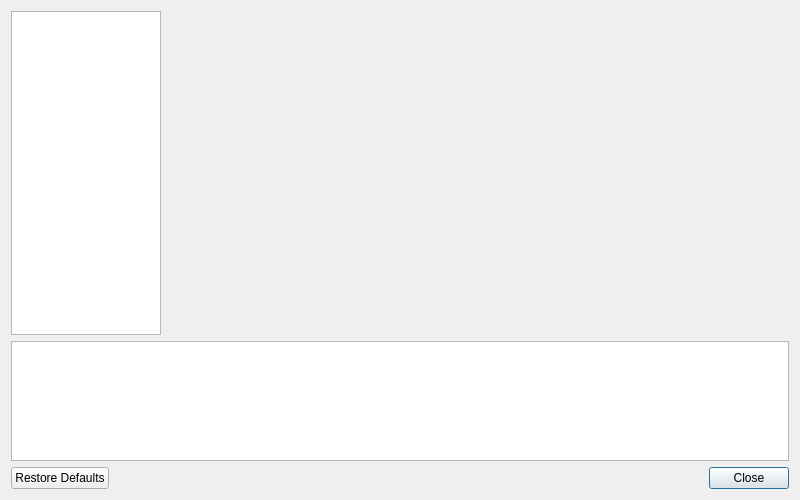
<?xml version="1.0" encoding="UTF-8"?>
<ui version="4.0">
 <class>SettingsDialog</class>
 <widget class="QDialog" name="SettingsDialog">
  <property name="windowModality">
   <enum>Qt::WindowModal</enum>
  </property>
  <property name="geometry">
   <rect>
    <x>0</x>
    <y>0</y>
    <width>800</width>
    <height>500</height>
   </rect>
  </property>
  <property name="sizePolicy">
   <sizepolicy hsizetype="Preferred" vsizetype="Preferred">
    <horstretch>0</horstretch>
    <verstretch>0</verstretch>
   </sizepolicy>
  </property>
  <property name="windowTitle">
   <string>PCSX2 Settings</string>
  </property>
  <layout class="QGridLayout" name="gridLayout" columnstretch="0,1">
   <item row="0" column="0">
    <widget class="QListWidget" name="settingsCategory">
     <property name="sizePolicy">
      <sizepolicy hsizetype="Preferred" vsizetype="Preferred">
       <horstretch>0</horstretch>
       <verstretch>0</verstretch>
      </sizepolicy>
     </property>
     <property name="minimumSize">
      <size>
       <width>150</width>
       <height>0</height>
      </size>
     </property>
     <property name="maximumSize">
      <size>
       <width>150</width>
       <height>16777215</height>
      </size>
     </property>
     <property name="iconSize">
      <size>
       <width>32</width>
       <height>32</height>
      </size>
     </property>
    </widget>
   </item>
   <item row="0" column="1">
    <widget class="QStackedWidget" name="settingsContainer">
     <property name="minimumSize">
      <size>
       <width>500</width>
       <height>0</height>
      </size>
     </property>
    </widget>
   </item>
   <item row="1" column="0" colspan="2">
    <widget class="QTextEdit" name="helpText">
     <property name="minimumSize">
      <size>
       <width>0</width>
       <height>100</height>
      </size>
     </property>
     <property name="maximumSize">
      <size>
       <width>16777215</width>
       <height>120</height>
      </size>
     </property>
     <property name="readOnly">
      <bool>true</bool>
     </property>
    </widget>
   </item>
   <item row="2" column="0" colspan="2">
    <layout class="QHBoxLayout" name="horizontalLayout_2">
     <item>
      <widget class="QPushButton" name="restoreDefaultsButton">
       <property name="text">
        <string>Restore Defaults</string>
       </property>
      </widget>
     </item>
     <item>
      <spacer name="horizontalSpacer">
       <property name="orientation">
        <enum>Qt::Horizontal</enum>
       </property>
       <property name="sizeHint" stdset="0">
        <size>
         <width>40</width>
         <height>20</height>
        </size>
       </property>
      </spacer>
     </item>
     <item>
      <widget class="QPushButton" name="closeButton">
       <property name="text">
        <string>Close</string>
       </property>
       <property name="default">
        <bool>true</bool>
       </property>
      </widget>
     </item>
    </layout>
   </item>
  </layout>
 </widget>
 <resources>
  <include location="../resources/resources.qrc"/>
 </resources>
 <connections/>
</ui>
